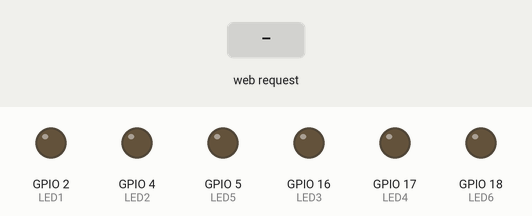
Bench run of a sketch on a simulated ESP32. Parts: output pins drawn as LEDs (lit = HIGH). Inputs (shaded band) come from the test bench. WiFi joins after 1.5 s; servers stay silent unless stated; what the sketch prints to the serial monitor is not drawn.

Above: at 2.7 s.
2.8 s: HTTP request GET /led1oN received
At 3.4 s:
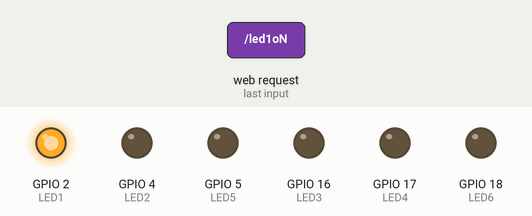
4.3 s: HTTP request GET /led2oN received
At 4.6 s:
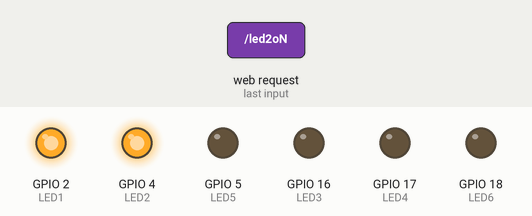
5.8 s: HTTP request GET /led3oN received
At 6.9 s:
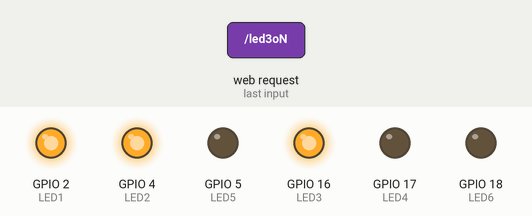
7.3 s: HTTP request GET /led4oN received
At 8.1 s:
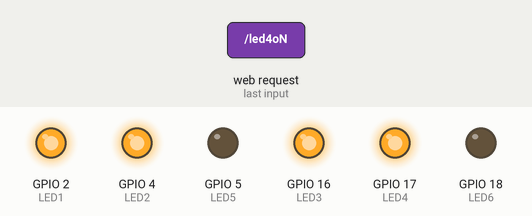
8.8 s: HTTP request GET /led5oN received
At 9.2 s:
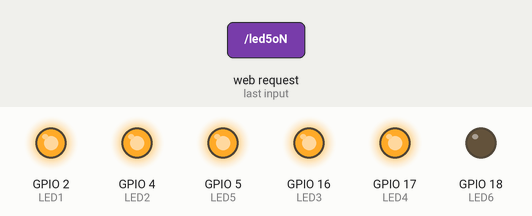
10.3 s: HTTP request GET /led6oN received
At 11.5 s:
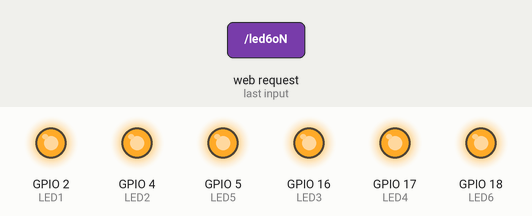
Timing chart, 0 to 12.8 s (numbered marks = the images above; inputs shaded):
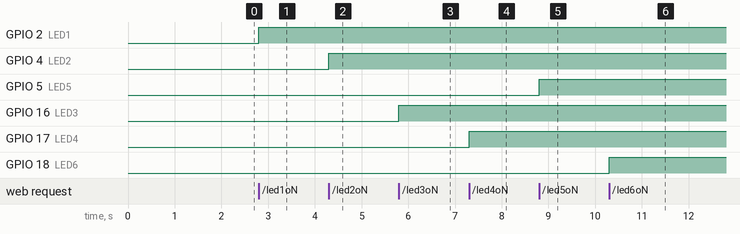

Measured:
- after the input at 2.8 s, GPIO 2 (LED1): LOW → HIGH at once
- after the input at 4.3 s, GPIO 4 (LED2): LOW → HIGH at once
- after the input at 5.8 s, GPIO 16 (LED3): LOW → HIGH at once
- after the input at 7.3 s, GPIO 17 (LED4): LOW → HIGH at once
- after the input at 8.8 s, GPIO 5 (LED5): LOW → HIGH at once
- after the input at 10.3 s, GPIO 18 (LED6): LOW → HIGH at once

The sketch:

002_Leds_via_wifi.ino
```cpp
/*
 * Conectando ESP 32 a internet
 * Os metodos são os mesmos utilizados no esp826 o que muda são as bibliotecas
 */

#include <WiFi.h>
#include <WebServer.h>
#include <WiFiClient.h>
#include <ESPmDNS.h>
#include "hPage.h"

#define NOME "Valdirene"
#define SENHA "wifi@@@@"
#define LED1 2
#define LED2 4
#define LED3 16
#define LED4 17
#define LED5 5
#define LED6 18

WebServer server(80);

//=================== SETUP ====================================


void setup() {
  //================= Definição dos Pinos ======================

  pinMode(LED1, OUTPUT);
  pinMode(LED2, OUTPUT);
  pinMode(LED3, OUTPUT);
  pinMode(LED4, OUTPUT);
  pinMode(LED5, OUTPUT);
  pinMode(LED6, OUTPUT);

  //================= Configurações do WiFi =====================

  Serial.begin(115200);
  WiFi.begin(NOME, SENHA);
  Serial.print("Conectando");
  while (WiFi.status() != WL_CONNECTED){
    delay(500);
    Serial.print(".");
  }
  Serial.println("");


  //Configuração do IP fixo, deve ser congigurado com base na rede utilizada
  IPAddress ip(10, 0, 0, 125);
  IPAddress gateway(10, 0, 0, 1);
  IPAddress subnet(255, 255, 255, 0);
  Serial.print("Configurando IP fixo para: ");
  Serial.println(ip);

  //enviamos todas as informações que configuramos
  WiFi.config(ip, gateway, subnet);

  //Feedback
  Serial.println("");
  Serial.println("Connectado");
  Serial.print ("IP: ");
  Serial.println(WiFi.localIP());

  //=================== Páginas =========================

  //Página inicial
  server.on("/home", HTTP_GET, homePage);

  //Endereço para acender cada um dos leds
  server.on("/led1oN", HTTP_GET, acendeLed1);
  server.on("/led2oN", HTTP_GET, acendeLed2);
  server.on("/led3oN", HTTP_GET, acendeLed3);
  server.on("/led4oN", HTTP_GET, acendeLed4);
  server.on("/led5oN", HTTP_GET, acendeLed5);
  server.on("/led6oN", HTTP_GET, acendeLed6);

  server.on("/led1oFF", HTTP_GET, apagaLed1);
  server.on("/led2oFF", HTTP_GET, apagaLed2);
  server.on("/led3oFF", HTTP_GET, apagaLed3);
  server.on("/led4oFF", HTTP_GET, apagaLed4);
  server.on("/led5oFF", HTTP_GET, apagaLed5);
  server.on("/led6oFF", HTTP_GET, apagaLed6);


  //Página não existe
  server.onNotFound(onNotFound);

  //Iniciando o servidor
  server.begin();
  Serial.println("O servidor foi iniciado");


}

//======================= LOOP ==========================

void loop() {
  // put your main code here, to run repeatedly:
  //Responde as requisições do usuário
  server.handleClient();
}

//=============== Funções das Requisições ===============

void homePage(){
  server.send(200, "text/html", hPage);
}

//Acende LED

void acendeLed1(){
  digitalWrite(LED1, HIGH);
}

void acendeLed2(){
  digitalWrite(LED2, HIGH);
}

void acendeLed3(){
  digitalWrite(LED3, HIGH);
}

void acendeLed4(){
  digitalWrite(LED4, HIGH);
}
void acendeLed5(){
  digitalWrite(LED5, HIGH);
}
void acendeLed6(){
  digitalWrite(LED6, HIGH);
}

//Apaga os leds

void apagaLed1(){
  digitalWrite(LED1, LOW);
}

void apagaLed2(){
  digitalWrite(LED2, LOW);
}

void apagaLed3(){
  digitalWrite(LED3, LOW);
}

void apagaLed4(){
  digitalWrite(LED4, LOW);
}
void apagaLed5(){
  digitalWrite(LED5, LOW);
}
void apagaLed6(){
  digitalWrite(LED6, LOW);
}
void onNotFound()
{
  server.send(404, "text/plain", "Not Found");
}
```

hPage.h
```cpp
const char hPage[] =
R"=====(
<!DOCTYPE html>
<html lang="pt-br">
<head>
    <meta charset="UTF-8">
    <meta http-equiv="X-UA-Compatible" content="IE=edge">
    <meta name="viewport" content="width=device-width, initial-scale=1.0">
    <title>LEDS</title>
    <style>
        body{
            background-color: rgb(65, 64, 64);
            font-family: Arial, Helvetica, sans-serif;
            text-align: center;
            color: rgba(255, 255, 255, 0.747);
        }
        main{
            margin: auto;
            width: 350px;
            border: 1px solid rgba(255, 255, 255, 0.336);
            box-shadow: 1px 1px 3px rgba(0, 0, 0, 0.425);
        }
        h1{
            text-shadow: 2px 2px 4px rgba(0, 0, 0, 0.719);
        }
        p{
            font-size: 1.2em;
            font-weight: bold;
            text-shadow: 1px 1px 3px black;
        }
        button.on{
            background-color: green;
            margin: 3px;
            padding: 4px;
            color: white;
        }
        button.off{
            background-color: red;
            margin: 3px;
            padding: 4px;
            color: white;
        }
    </style>
</head>
<body>
    <h1>Controlando LEDs</h1>
    <main>

        <p>LED 1: <button class="on" onclick="led1oN()">ON</button><button class="off" onclick="led1oFF()">OFF</button></p>
        <p>LED 2: <button class="on" onclick="led2oN()">ON</button><button class="off" onclick="led2oFF()">OFF</button></p>
        <p>LED 3: <button class="on" onclick="led3oN()">ON</button><button class="off"onclick="led3oFF()">OFF</button></p>
        <p>LED 4: <button class="on" onclick="led4oN()">ON</button><button class="off" onclick="led4oFF()">OFF</button></p>
        <p>LED 5: <button class="on" onclick="led5oN()">ON</button><button class="off" onclick="led5oFF()">OFF</button></p>
        <p>LED 6: <button class="on" onclick="led6oN()">ON</button><button class="off" onclick="led6oFF()">OFF</button></p>
    </main>

    <script>
        function led1oN(){
            var xmlhttp = new XMLHttpRequest();
            xmlhttp.open('GET', 'http://10.0.0.125/led1oN', true);
            xmlhttp.send();
    }
        function led2oN(){
            var xmlhttp = new XMLHttpRequest();
            xmlhttp.open('GET', 'http://10.0.0.125/led2oN', true);
            xmlhttp.send();
        }
        function led3oN(){
            var xmlhttp = new XMLHttpRequest();
            xmlhttp.open('GET', 'http://10.0.0.125/led3oN', true);
            xmlhttp.send();
        }
        function led4oN(){
            var xmlhttp = new XMLHttpRequest();
            xmlhttp.open('GET', 'http://10.0.0.125/led4oN', true);
            xmlhttp.send();
        }
        function led5oN(){
            var xmlhttp = new XMLHttpRequest();
            xmlhttp.open('GET', 'http://10.0.0.125/led5oN', true);
            xmlhttp.send();
        }
        function led6oN(){
            var xmlhttp = new XMLHttpRequest();
            xmlhttp.open('GET', 'http://10.0.0.125/led6oN', true);
            xmlhttp.send();
        }

        function led1oFF(){
            var xmlhttp = new XMLHttpRequest();
            xmlhttp.open('GET', 'http://10.0.0.125/led1oFF', true);
            xmlhttp.send();
        }
        function led2oFF(){
            var xmlhttp = new XMLHttpRequest();
            xmlhttp.open('GET', 'http://10.0.0.125/led2oFF', true);
            xmlhttp.send();
        }
        function led3oFF(){
            var xmlhttp = new XMLHttpRequest();
            xmlhttp.open('GET', 'http://10.0.0.125/led3oFF', true);
            xmlhttp.send();
        }
        function led4oFF(){
            var xmlhttp = new XMLHttpRequest();
            xmlhttp.open('GET', 'http://10.0.0.125/led4oFF', true);
            xmlhttp.send();
        }
        function led5oFF(){
            var xmlhttp = new XMLHttpRequest();
            xmlhttp.open('GET', 'http://10.0.0.125/led5oFF', true);
            xmlhttp.send();
        }
        function led6oFF(){
            var xmlhttp = new XMLHttpRequest();
            xmlhttp.open('GET', 'http://10.0.0.125/led6oFF', true);
            xmlhttp.send();
        }

    </script>
</body>
</html>
)=====";
```
